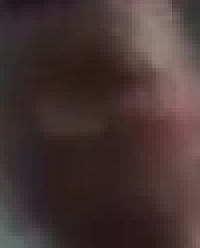
#> input picture face_3_out.png, 50 x 62 px (shown 4 times larger)
$ python laplacian_score.py   (older library calls are emulated)
#> lines starting #> are read from the running program, lines starting #| are printed output that depends on the picture; long printed decimals are rounded
import numpy as np
from PIL import Image
import cv2
def count_var(img):
    mean = np.mean(img)
    img_ = img - mean
    return np.mean(img_ ** 2)

# imgfile = r"B:\Data\benchmark\ipc_test_face\capture_face_139_0.910112.png"
imgfile = r'face_3_out.png'
frame = cv2.imread(imgfile)
#> frame is the input picture: shape (62, 50, 3); mean B, G, R 52.2, 52.9, 70
img2gray = cv2.cvtColor(frame, cv2.COLOR_BGR2GRAY)
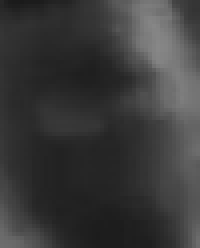
#> img2gray: shape (62, 50) (shown 4 times larger); min 26, max 135, mean 58
lap_img = cv2.Laplacian(img2gray, cv2.CV_64F)
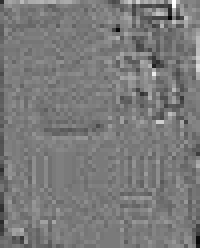
#> lap_img: shape (62, 50) float64 (shown 4 times larger); min -26, max 28, mean 0; drawn with min black and max white
var = lap_img.var()
#> var = 15.55
std = lap_img.std()
#> std = 3.94

print(std)
#| 3.944
# [26 lines of commented-out code are left out]

$ run again, with face_1068_out.png copied over face_3_out.png
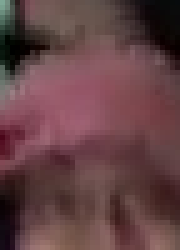
#> input picture face_1068_out.png, 36 x 50 px (shown 5 times larger)
#> frame is the input picture: shape (50, 36, 3); mean B, G, R 68.8, 66.1, 99.8
#> `img2gray = cv2.cvtColor(frame, cv2.COLOR_BGR2GRAY)`:
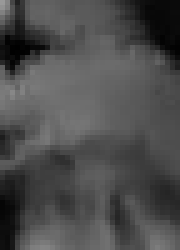
#> img2gray: shape (50, 36) (shown 5 times larger); min 0, max 153, mean 76.5
#> `lap_img = cv2.Laplacian(img2gray, cv2.CV_64F)`:
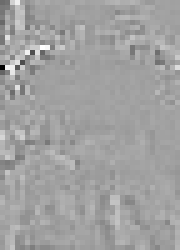
#> lap_img: shape (50, 36) float64 (shown 5 times larger); min -175, max 101, mean -0.1; drawn with min black and max white
#> var = 240.2
#> std = 15.5
#| 15.499

$ run again, with face_1091_out.png copied over face_3_out.png
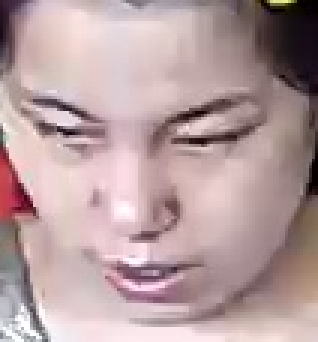
#> input picture face_1091_out.png, 106 x 114 px (shown 3 times larger)
#> frame is the input picture: shape (114, 106, 3); mean B, G, R 159.2, 157.8, 181.9
#> `img2gray = cv2.cvtColor(frame, cv2.COLOR_BGR2GRAY)`:
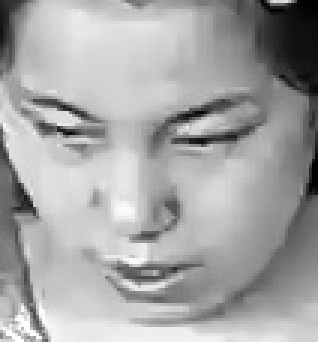
#> img2gray: shape (114, 106) (shown 3 times larger); min 1, max 255, mean 165.2
#> `lap_img = cv2.Laplacian(img2gray, cv2.CV_64F)`:
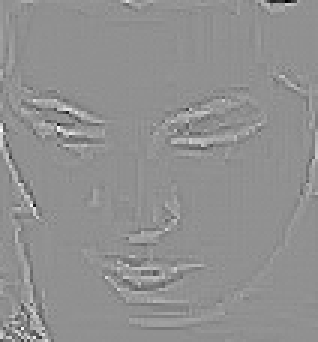
#> lap_img: shape (114, 106) float64 (shown 3 times larger); min -371, max 282, mean 0.1; drawn with min black and max white
#> var = 870.8
#> std = 29.51
#| 29.509

$ run again, with face_1183_out.png copied over face_3_out.png
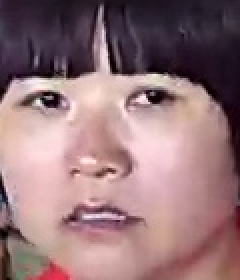
#> input picture face_1183_out.png, 120 x 140 px (shown 2 times larger)
#> frame is the input picture: shape (140, 120, 3); mean B, G, R 120.8, 116.7, 148.9
#> `img2gray = cv2.cvtColor(frame, cv2.COLOR_BGR2GRAY)`:
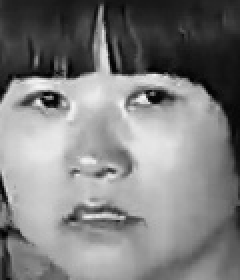
#> img2gray: shape (140, 120) (shown 2 times larger); min 1, max 247, mean 126.8
#> `lap_img = cv2.Laplacian(img2gray, cv2.CV_64F)`:
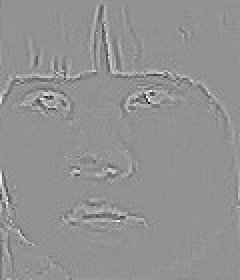
#> lap_img: shape (140, 120) float64 (shown 2 times larger); min -330, max 245, mean 0.1; drawn with min black and max white
#> var = 619.8
#> std = 24.9
#| 24.895
